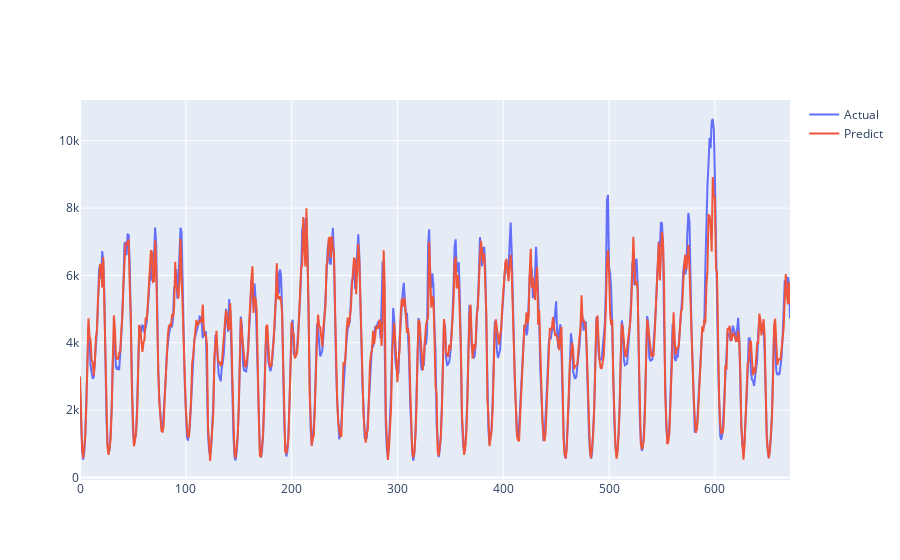

Write notebook code for a chart like this one.
### Code cell
fig = go.Figure()
fig.add_trace(go.Scatter(y=yyy['count'],
                    mode='lines',
                    name='Actual'))
fig.add_trace(go.Scatter(y=Y_predict,
                    mode='lines',
                    name='Predict'))

### Figure 1 — Plotly figure (JSON) as saved in the notebook; plotly's stock layout.template omitted (floating-point values rounded to 4 significant figures; data arrays with more than 128 entries replaced by an {"elided": "..."} marker saying what was removed)
{"data": [{"mode": "lines", "name": "Actual", "type": "scatter", "y": {"elided": "672 int values"}}, {"mode": "lines", "name": "Predict", "type": "scatter", "y": {"elided": "672 float values"}}], "layout": {"autosize": true, "xaxis": {"autorange": true, "range": [0, 671]}, "yaxis": {"autorange": true, "range": [-76.15, 11210.0], "type": "linear"}}}
